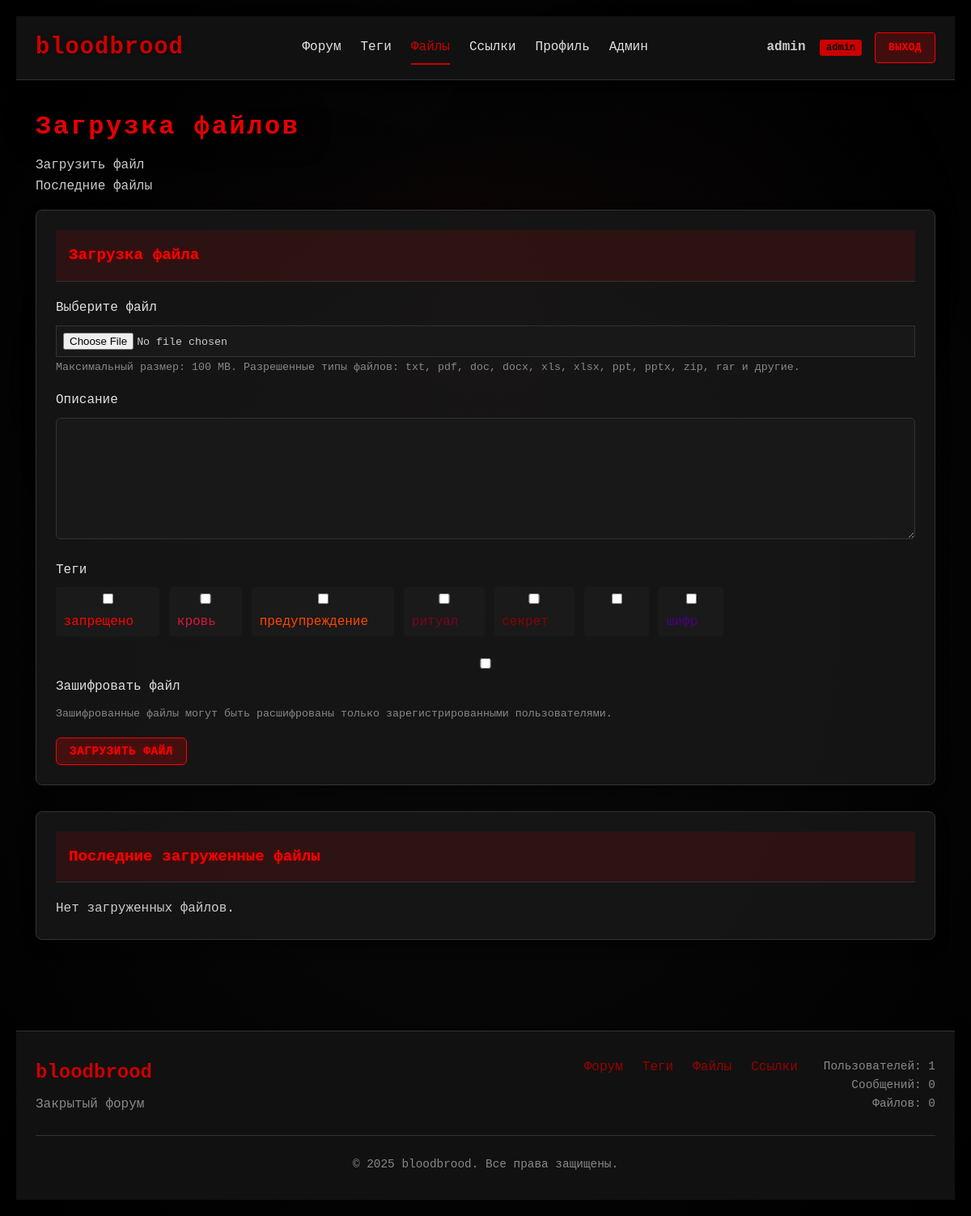
The app's page /upload.php (signed in) with its own data.
### tables this page shows
CREATE TABLE tags (
    id INT AUTO_INCREMENT PRIMARY KEY,
    parent_id INT DEFAULT NULL,
    name VARCHAR(50) UNIQUE NOT NULL,
    slug VARCHAR(50) UNIQUE NOT NULL,
    description TEXT,
    color VARCHAR(7) DEFAULT '#8b0000',
    icon VARCHAR(50) DEFAULT NULL,
    
     
    usage_count INT DEFAULT 0,
    trending_score DECIMAL(5,2) DEFAULT 0.00,
    
     
    min_reputation_required INT DEFAULT 0,
    is_system BOOLEAN DEFAULT FALSE,
    is_hidden BOOLEAN DEFAULT FALSE,
    
    created_at TIMESTAMP DEFAULT CURRENT_TIMESTAMP,
    
    FOREIGN KEY (parent_id) REFERENCES tags(id) ON DELETE CASCADE,
    INDEX idx_slug (slug),
    INDEX idx_trending (trending_score DESC)
);

### config/database.php (called while the page is built, shortened)
<?php
function formatFileSize($bytes) {
    $units = ['B', 'KB', 'MB', 'GB'];
    $bytes = max($bytes, 0);
    $pow = floor(($bytes ? log($bytes) : 0) / log(1024));
    $pow = min($pow, count($units) - 1);
    $bytes /= pow(1024, $pow);
    return round($bytes, 2) . ' ' . $units[$pow];
}

### upload.php (the view, shortened to what this page needs)
<?php
require_once 'includes/init.php';
$stmt = $pdo->prepare("
    SELECT a.*, m.user_id, u.username
    FROM attachments a
    JOIN messages m ON a.message_id = m.id
    JOIN users u ON m.user_id = u.id
    WHERE m.is_deleted = 0
    ORDER BY a.created_at DESC
    LIMIT 20
");
$stmt->execute();
$recentFiles = $stmt->fetchAll();
$stmt = $pdo->query("SELECT * FROM tags ORDER BY name");
$tags = $stmt->fetchAll();
include "includes/header.php";
?>
<div class="blood-bg"></div>
<div class="file-tabs tab-container">
    <div class="tab-header">
        <div class="tab-link active" data-tab="tab-upload">Загрузить файл</div>
        <div class="tab-link" data-tab="tab-recent">Последние файлы</div>
    </div>
</div>
<div id="tab-upload" class="tab-content active">
    <div class="card">
        <div class="card-header">
            <h2 class="card-title">Загрузка файла</h2>
        </div>
        <form method="POST" action="upload.php" enctype="multipart/form-data">
            <div class="form-group">
                <label for="file">Выберите файл</label>
                <input type="file" id="file" name="file" required>
                <small class="text-muted">
                    Максимальный размер: <?= formatFileSize(MAX_FILE_SIZE) ?>.
                    Разрешенные типы файлов: <?= implode(', ', array_slice(ALLOWED_EXTENSIONS, 0, 10)) ?> и другие.
                </small>
            </div>
            <div class="form-group">
                <label for="description">Описание</label>
                <textarea id="description" name="description" required></textarea>
            </div>
            <div class="form-group">
                <label>Теги</label>
                <div class="tags-selector">
                    <?php foreach ($tags as $tag): ?>
                        <label class="tag-checkbox" style="color: <?= htmlspecialchars($tag['color']) ?>">
                            <input type="checkbox" name="tags[]" value="<?= $tag['id'] ?>">
                            <?= htmlspecialchars($tag['name']) ?>
                        </label>
                    <?php endforeach; ?>
                </div>
            </div>
            <div class="form-group">
                <label class="encrypt-option">
                    <input type="checkbox" name="encrypt" value="1">
                    Зашифровать файл
                </label>
                <small class="text-muted">
                    Зашифрованные файлы могут быть расшифрованы только зарегистрированными пользователями.
                </small>
            </div>
            <button type="submit" class="btn">Загрузить файл</button>
        </form>
    </div>
</div>
<div id="tab-recent" class="tab-content">
    <div class="card">
        <div class="card-header">
            <h2 class="card-title">Последние загруженные файлы</h2>
        </div>
        <?php if (empty($recentFiles)): ?>
            <p>Нет загруженных файлов.</p>
        <?php endif; ?>
    </div>
</div>
<?php
include "includes/footer.php";
?>

### assets/css/styles.css (style rules this page uses)
:root { --bg-primary: #0a0a0a; --bg-secondary: #111111; --bg-tertiary: #1a1a1a; --text-primary: #e0e0e0; --text-secondary: #990000; --text-muted: #888888; --accent: #cc0000; --accent-hover: #ff0000; --border: #333333; --input-bg: #222222; --success: #00aa00; --error: #cc0000; --shadow: rgba(0, 0, 0, 0.5); --card-shadow: 0 8px 16px rgba(0, 0, 0, 0.4); --font-main: 'Inter', -apple-system, BlinkMacSystemFont, 'Segoe UI', Roboto, Oxygen, Ubuntu, Cantarell, sans-serif; --font-mono: 'JetBrains Mono', 'Courier New', monospace; --transition: all 0.3s cubic-bezier(0.25, 0.8, 0.25, 1); }
* { margin: 0; padding: 0; box-sizing: border-box; }
body { background: var(--bg-primary); color: var(--text-primary); font-family: var(--font-main); line-height: 1.6; min-height: 100vh; font-size: 16px; font-weight: 400; }
.card { background: var(--bg-secondary); border-radius: 8px; padding: 1.5rem; margin-bottom: 1.5rem; box-shadow: var(--card-shadow); transition: var(--transition); border: 1px solid var(--border); }
.card-header { display: flex; justify-content: space-between; align-items: center; margin-bottom: 1.25rem; padding-bottom: 0.75rem; border-bottom: 1px solid var(--border); }
.card-title { font-size: 1.4rem; color: var(--text-secondary); font-weight: 600; }
.form-group { margin-bottom: 1.5rem; }
.form-group label { display: block; margin-bottom: 0.5rem; color: var(--text-primary); font-weight: 500; }
.form-group input[type="text"], .form-group input[type="password"], .form-group input[type="email"], .form-group textarea, .form-group select { width: 100%; padding: 0.8rem 1rem; background: var(--input-bg); border: 1px solid var(--border); border-radius: 6px; color: var(--text-primary); font-family: inherit; font-size: 1rem; transition: var(--transition); }
.form-group textarea { min-height: 150px; resize: vertical; }
.btn { background: var(--text-secondary); color: var(--bg-primary); border: none; padding: 0.7rem 1.2rem; border-radius: 6px; cursor: pointer; font-family: inherit; font-weight: 600; text-transform: uppercase; transition: var(--transition); font-size: 0.9rem; letter-spacing: 0.5px; display: inline-flex; align-items: center; justify-content: center; gap: 0.5rem; }
.text-muted { color: var(--text-muted); }
.tags-selector { display: flex; flex-wrap: wrap; gap: 0.75rem; margin-top: 0.5rem; }
.tag-checkbox { display: inline-flex; align-items: center; gap: 0.5rem; cursor: pointer; padding: 0.3rem 0.6rem; border-radius: 4px; background: var(--bg-tertiary); transition: var(--transition); }
.encrypt-option { display: flex; align-items: center; gap: 0.5rem; cursor: pointer; }

### records on screen
tags: name "запрещено"
tags: name "кровь"
tags: name "предупреждение"

### other values on screen
$_SESSION['username'] "admin"
$pageTitle "Загрузка файлов"
formatFileSize(MAX_FILE_SIZE) "100 MB"
implode(', ', array_slice(ALLOWED_EXTENSIONS, 0, 10)) "txt, pdf, doc, docx, xls, xlsx, ppt, pptx, zip, rar"
$stats['users'] "1"
$stats['messages'] "0"
$stats['files'] "0"
